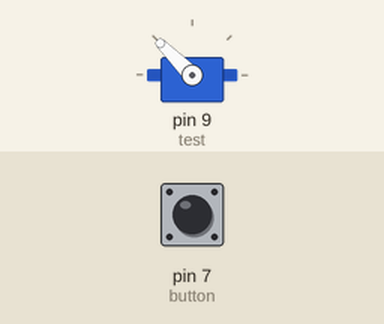
Simulated run of this sketch. Board: Arduino Uno, built with avr-gcc and run on an emulated ATmega328P. On the bench: servo. Inputs (shaded band) come from the test bench; at power-on: pin 7 (button) HIGH.

Above: at 1.2 s.
1.3 s: pin 7 (button) pulled LOW for 0.15 s
At 1.37 s:
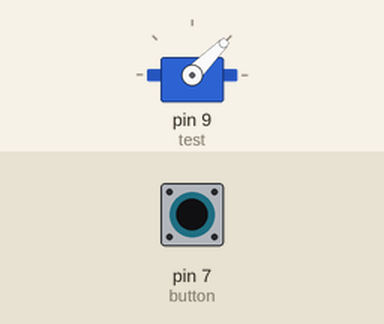
2.9 s: pin 7 (button) pulled LOW for 3.2 s
At 7.5 s:
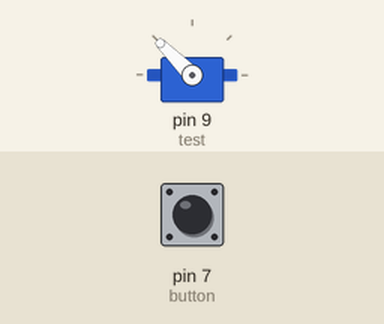
Timing chart, 0 to 9.0 s (numbered marks = the images above; inputs shaded):
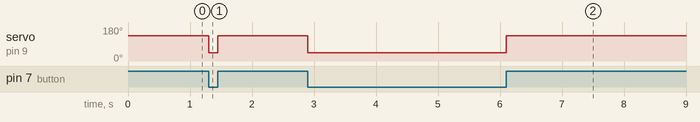

Measured:
- after the input at 1.3 s, servo on pin 9 (test): 135° → 45° at once, → 135° 0.15 s later
- after the input at 2.9 s, servo on pin 9 (test): 135° → 45° at once, → 135° 3.2 s later

The sketch:

part3.ino
```cpp
#include <Servo.h>

Servo test;
const uint8_t button = 7;

void setup()
{
  test.attach(9);
  pinMode(button, INPUT);
  digitalWrite(button, HIGH);
}

void loop()
{
  uint8_t state = digitalRead(button);
  if(state == HIGH)
  {
   test.write(135);
  }
  else
  {
   test.write(45);
  }
}
```
